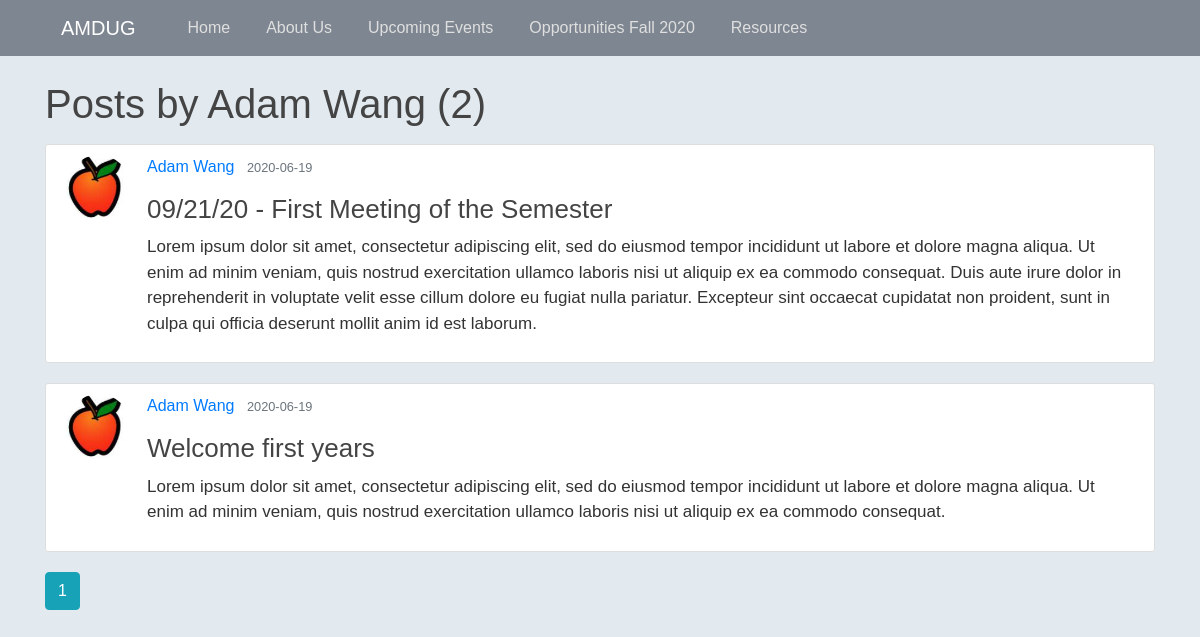
Page /user/Adam Wang on the committed database.
### website/models.py (models this page shows, shortened)
class User(db.Model, UserMixin):
	id = db.Column(db.Integer, primary_key=True)
	name = db.Column(db.String(20), unique=True, nullable=False)
	email = db.Column(db.String(120), unique=True, nullable=False)
	image_file = db.Column(db.String(20), nullable=False, default='default.png')
	password = db.Column(db.String(20), nullable=False)
	posts = db.relationship('Post', backref='author', lazy=True)

class Post(db.Model):
	id = db.Column(db.Integer, primary_key=True)
	title = db.Column(db.String(100), nullable=False)
	date_posted = db.Column(db.DateTime, nullable=False, default=datetime.now)
	content = db.Column(db.Text, nullable=False)
	user_id = db.Column(db.Integer, db.ForeignKey('user.id'), nullable=False)
	image_file = db.Column(db.String(20), nullable=False, default='default.png')

### website/users/routes.py (the view)
@users.route("/user/<string:name>")
def user_posts(name):
	page = request.args.get('page', 1, type=int)
	user = User.query.filter_by(name=name).first_or_404()
	posts = Post.query.filter_by(author=user).order_by(Post.date_posted.desc()).paginate(page=page, per_page=10)
	return render_template('user_posts.html', posts=posts, user=user)

### website/templates/user_posts.html
{% extends "layout.html" %}
{% block content %}
	<h1 class="mb-3">Posts by {{ user.name }} ({{ posts.total }})</h1>
	{% for post in posts.items %}
		<article class="media content-section">
			<img class="rounded-circle article-img" src="{{ url_for('static', filename='profile_pics/' + post.author.image_file) }}">
		  <div class="media-body">
		    <div class="article-metadata">
		      <a class="mr-2" href="{{ url_for('users.user_posts', name=post.author.name) }}">{{ post.author.name }}</a>
		      <small class="text-muted">{{ post.date_posted.strftime('%Y-%m-%d') }}</small>
		    </div>
		    <h2><a class="article-title" href="{{ url_for('posts.post', post_id=post.id) }}">{{ post.title }}</a></h2>
		    <p class="article-content">{{ post.content }}</p>
		  </div>
		</article>
	{% endfor %}
	{% for page_num in posts.iter_pages(left_edge=1, right_edge=1, left_current=2, right_current=3) %}
		{% if page_num %}
			{% if posts.page == page_num %}
				<a class="btn btn-info mb-4" href="{{ url_for('users.user_posts', name=user.name, page=page_num) }}">{{ page_num }}</a>
			{% else %}
				<a class="btn btn-outline-info mb-4" href="{{ url_for('users.user_posts', name=user.name, page=page_num) }}">{{ page_num }}</a>
			{% endif %}
		{% else %}
			. . .
		{% endif %}
	{% endfor %}
{% endblock content %}

### website/static/main.css (style rules this page uses)
body { background: #E2EAF0; color: #333333; margin-top: 5rem; font-family: Arial, Helvetica, sans-serif; }
h1, h2, h3, h4, h5, h6 { color: #444444; }
.content-section { background: #ffffff; padding: 10px 20px; border: 1px solid #dddddd; border-radius: 3px; margin-bottom: 20px; }
.article-title { color: #444444; font-size: 26px; line-height: 100%; margin-bottom: 6px; }
.article-content { font-size: 17px; white-space: pre-line; }
.article-img { height: 65px; width: 65px; margin-right: 16px; object-fit: cover; }
.article-metadata { padding-bottom: 1px; margin-bottom: 8px; }

### rows in the picture
User: name "Adam Wang"
Post: image_file (picture), author.name "Adam Wang", date_posted "2020-06-19", title "09/21/20 - First Meeting of the Semester", content "Lorem ipsum dolor sit amet, consectetur adipiscing elit, sed do eiusmod tempor incididunt ut labore et dolore magna aliqua. Ut enim ad minim veniam, quis nostrud exercitation ullamco laboris nisi ut aliquip ex ea commodo consequat. Duis aute irure dolor in reprehenderit in voluptate velit esse cillum dolore eu fugiat nulla pariatur. Excepteur sint occaecat cupidatat non proident, sunt in culpa qui officia deserunt mollit anim id est laborum."
Post: image_file (picture), author.name "Adam Wang", date_posted "2020-06-19", title "Welcome first years", content "Lorem ipsum dolor sit amet, consectetur adipiscing elit, sed do eiusmod tempor incididunt ut labore et dolore magna aliqua. Ut enim ad minim veniam, quis nostrud exercitation ullamco laboris nisi ut aliquip ex ea commodo consequat."

### other values in the picture
{{ posts.total }} "2"
{{ page_num }} "1"
